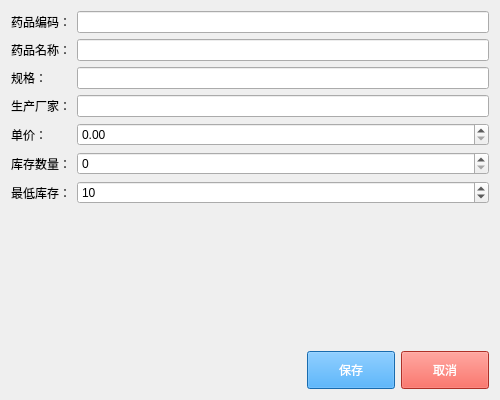
<?xml version="1.0" encoding="UTF-8"?>
<ui version="4.0">
 <class>MedicineEditView</class>
 <widget class="QWidget" name="MedicineEditView">
  <property name="geometry">
   <rect>
    <x>0</x>
    <y>0</y>
    <width>500</width>
    <height>400</height>
   </rect>
  </property>
  <property name="windowTitle">
   <string>药品信息编辑</string>
  </property>
  <layout class="QVBoxLayout" name="verticalLayout">
   <item>
    <layout class="QFormLayout" name="formLayout">
     <item row="0" column="0">
      <widget class="QLabel" name="label">
       <property name="text">
        <string>药品编码：</string>
       </property>
      </widget>
     </item>
     <item row="0" column="1">
      <widget class="QLineEdit" name="leCode"/>
     </item>
     <item row="1" column="0">
      <widget class="QLabel" name="label_2">
       <property name="text">
        <string>药品名称：</string>
       </property>
      </widget>
     </item>
     <item row="1" column="1">
      <widget class="QLineEdit" name="leName"/>
     </item>
     <item row="2" column="0">
      <widget class="QLabel" name="label_3">
       <property name="text">
        <string>规格：</string>
       </property>
      </widget>
     </item>
     <item row="2" column="1">
      <widget class="QLineEdit" name="leSpec"/>
     </item>
     <item row="3" column="0">
      <widget class="QLabel" name="label_4">
       <property name="text">
        <string>生产厂家：</string>
       </property>
      </widget>
     </item>
     <item row="3" column="1">
      <widget class="QLineEdit" name="leManufacturer"/>
     </item>
     <item row="4" column="0">
      <widget class="QLabel" name="label_5">
       <property name="text">
        <string>单价：</string>
       </property>
      </widget>
     </item>
     <item row="4" column="1">
      <widget class="QDoubleSpinBox" name="dbPrice">
       <property name="maximum">
        <double>999999.99</double>
       </property>
       <property name="value">
        <double>0.00</double>
       </property>
      </widget>
     </item>
     <item row="5" column="0">
      <widget class="QLabel" name="label_6">
       <property name="text">
        <string>库存数量：</string>
       </property>
      </widget>
     </item>
     <item row="5" column="1">
      <widget class="QSpinBox" name="sbQuantity">
       <property name="minimum">
        <number>0</number>
       </property>
       <property name="maximum">
        <number>999999</number>
       </property>
      </widget>
     </item>
     <item row="6" column="0">
      <widget class="QLabel" name="label_7">
       <property name="text">
        <string>最低库存：</string>
       </property>
      </widget>
     </item>
     <item row="6" column="1">
      <widget class="QSpinBox" name="sbMinThreshold">
       <property name="minimum">
        <number>0</number>
       </property>
       <property name="value">
        <number>10</number>
       </property>
      </widget>
     </item>
    </layout>
   </item>
   <item>
    <spacer name="verticalSpacer">
     <property name="orientation">
      <enum>Qt::Vertical</enum>
     </property>
     <property name="sizeHint" stdset="0">
      <size>
       <width>20</width>
       <height>40</height>
      </size>
     </property>
    </spacer>
   </item>
   <item>
    <layout class="QHBoxLayout" name="horizontalLayout">
     <item>
      <spacer name="horizontalSpacer">
       <property name="orientation">
        <enum>Qt::Horizontal</enum>
       </property>
       <property name="sizeHint" stdset="0">
        <size>
         <width>40</width>
         <height>20</height>
        </size>
       </property>
      </spacer>
     </item>
     <item>
      <widget class="QPushButton" name="btSave">
       <property name="text">
        <string>保存</string>
       </property>
       <property name="styleSheet">
        <string notr="true">background-color: #2196F3; color: white; min-width: 80px; min-height: 30px;</string>
       </property>
      </widget>
     </item>
     <item>
      <widget class="QPushButton" name="btCancel">
       <property name="text">
        <string>取消</string>
       </property>
       <property name="styleSheet">
        <string notr="true">background-color: #f44336; color: white; min-width: 80px; min-height: 30px;</string>
       </property>
      </widget>
     </item>
    </layout>
   </item>
  </layout>
 </widget>
 <resources/>
 <connections/>
</ui>
